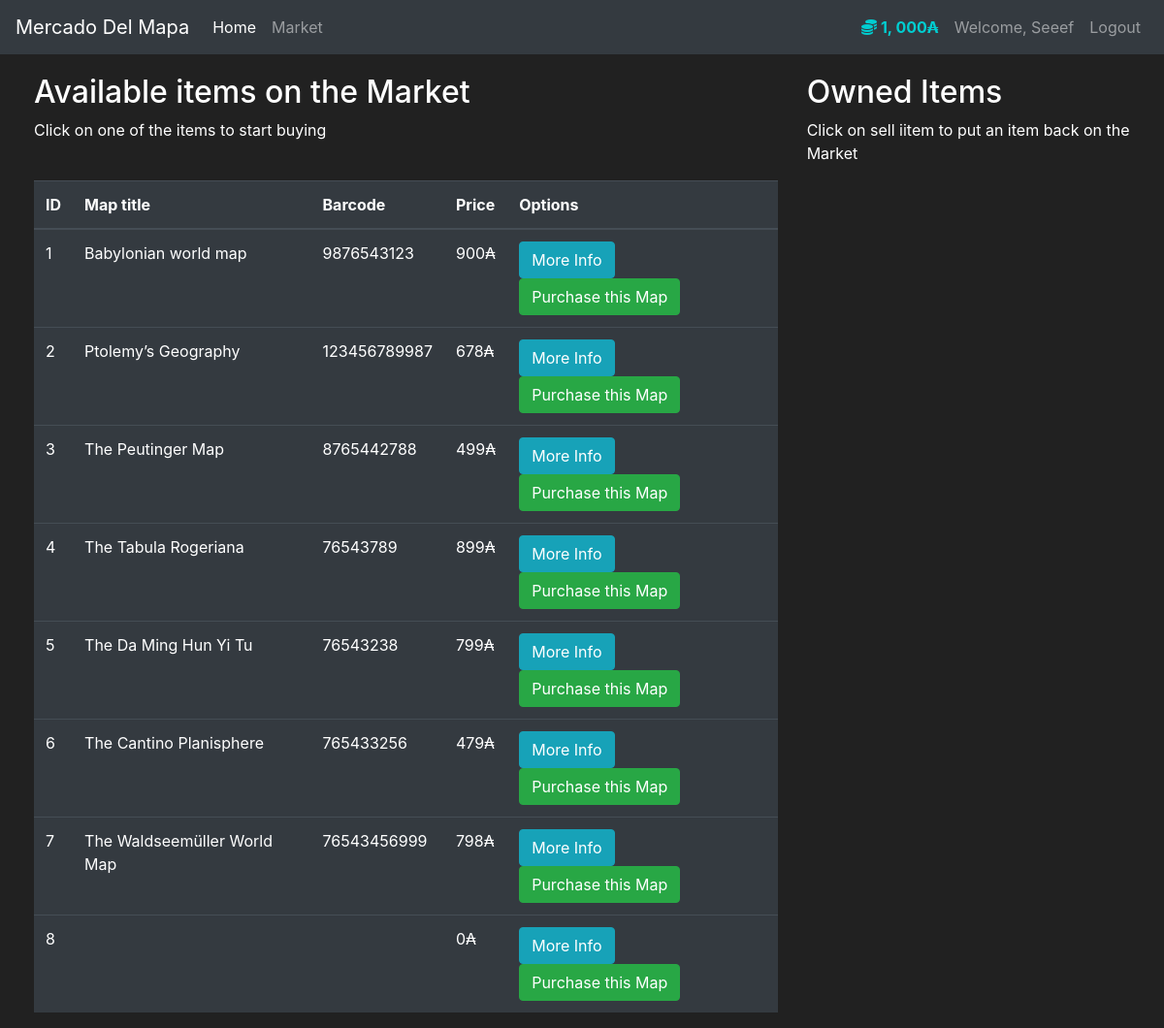
The page /market (signed in) on the database its author committed.
### markett/models.py (models this page shows, shortened)
class User(db.Model, UserMixin):
    id = db.Column(db.Integer(), primary_key=True)
    username = db.Column(db.String(length=30), nullable=False, unique=True)
    email_adress = db.Column(db.String(length=50), nullable=False, unique=True)
    password_hash = db.Column(db.String(length=60), nullable=False)
    budget = db.Column(db.Integer(), nullable=False, default=1000)
    items = db.relationship('Item', backref='owned_user', lazy=True)
    @property
    def password(self):
        return self.password
    @property
    def prettier_budget(self):
        if len(str(self.budget)) >= 4:
            return f'{str(self.budget)[:-3]}, {str(self.budget)[-3:]}₳'
        else:
            return f"{self.budget}"

class Item(db.Model):
    id = db.Column(db.Integer(), primary_key=True)
    map_title = db.Column(db.String(length=256), nullable=False, unique=True)
    price = db.Column(db.Integer(), nullable=False)
    barcode = db.Column(db.String(length=12), nullable=False, unique=True)
    description = db.Column(db.String(length=1024), nullable=False, unique=True)
    owner= db.Column(db.Integer(), db.ForeignKey('user.id'))

### markett/routes.py (the view, shortened to what this page needs)
@app.route('/market', methods=['GET', 'POST'])
@login_required
def market_page():
    purchase_form = PurchaseItemForm()
    selling_form = SellItemForm()
    if request.method == "GET":
        items = Item.query.filter_by(owner=None)
        owned_item = Item.query.filter_by(owner=current_user.id)
        return render_template('market.html', items=items, purchase_form=purchase_form, owned_item=owned_item, selling_form=selling_form)

### markett/models.py (called while the page is built)
@login_manager.user_loader
def load_user(user_id):
    return User.query.get(int(user_id))

### markett/templates/market.html (shortened to what this page needs)
{% extends 'base.html' %}
{% block content %}
<div class="row" style="margin-top:20px; margin-left:20px">
   <div class="col-8">
    <h2>Available items on the Market</h2>
    <p>Click on one of the items to start buying</p>
    <br>
      <table class="table table-hover table-dark">
         <thead>
            <tr>
               <th scope="col">ID</th>
               <th scope="col">Map title</th>
               <th scope="col">Barcode</th>
               <th scope="col">Price</th>
               <th scope="col">Options</th>
            </tr>
         </thead>
         <tbody>
            {% for item in items %}
            <tr>
               <td>{{ item.id }}</td>
               <td>{{ item.map_title  }}</td>
               <td>{{ item.barcode }}</td>
               <td>{{ item.price }}₳</td>
               <td>
                  <button class="btn btn-outline btn-info" data-toggle = "modal" data-target="#exampleModal-{{ item.id }}">More Info</button>
                  <button class="btn btn-outline btn-success" data-toggle="modal" data-target="#PurchaseConfirm-{{ item.id }}">Purchase this Map</button>
               </td>
            </tr>
            {% endfor %}
         </tbody>
      </table>
   </div>
   <div class="col-4">
    <h2>Owned Items</h2>
    <p>Click on sell iitem to put an item back on the Market</p>
    <br>
</div>
{% endblock %}

### markett/templates/base.html (shortened to what this page needs)
<!doctype html>
<html lang="en">
   <head>
      <link rel="stylesheet" href="https://cdn.jsdelivr.net/npm/bootstrap@4.5.3/dist/css/bootstrap.min.css">
   </head>
   <body>
      <nav class="navbar navbar-expand-md navbar-dark bg-dark">
        <a class="navbar-brand" href="#">   Mercado Del Mapa</a>
        <div class="collapse navbar-collapse" id="navbarNav">
            <ul class="navbar-nav mr-auto">
                <li class="nav-item active">
                    <a class="nav-link" href="{{ url_for('home_page') }}">Home <span class="sr-only">(current)</span></a>
                </li>
                <li class="nav-item">
                    <a class="nav-link" href="{{ url_for('market_page') }}">Market</a>
                </li>
            </ul>
            {% if current_user.is_authenticated %}
               <ul class="navbar-nav">
                   <li class="nav-item">
                       <a class="nav-link" style="color:darkturquoise; font-weight:bold">
                           <i class="fas fa-coins"></i>
                           {{ current_user.prettier_budget }}
                        </a>
                   </li>
                <li class="nav-item">
                    <a class="nav-link">Welcome, {{ current_user.username }}</a>
                </li>
                  <li class="nav-item">
                       <a class="nav-link" href="{{ url_for('logout_page') }}">Logout</a>
                   </li>
               </ul>
            {% endif %}
        </div>
      </nav>
      {% block content %}
      {% endblock %}
   </body>
</html>

### markett/templates/base.html (style rules this page uses)
body { background-color: #212121; color: white }

### rows shown on the page
User: prettier_budget "1, 000₳", username "Seeef"
Item: id "1", map_title "Babylonian world map", barcode "9876543123", price "900"
Item: id "2", map_title "Ptolemy’s Geography", barcode "123456789987", price "678"
Item: id "3", map_title "The Peutinger Map", barcode "8765442788", price "499"
Item: id "4", map_title "The Tabula Rogeriana", barcode "76543789", price "899"
Item: id "5", map_title "The Da Ming Hun Yi Tu", barcode "76543238", price "799"
Item: id "6", map_title "The Cantino Planisphere", barcode "765433256", price "479"
Item: id "7", map_title "The Waldseemüller World Map", barcode "76543456999", price "798"
Item: id "8", price "0"
